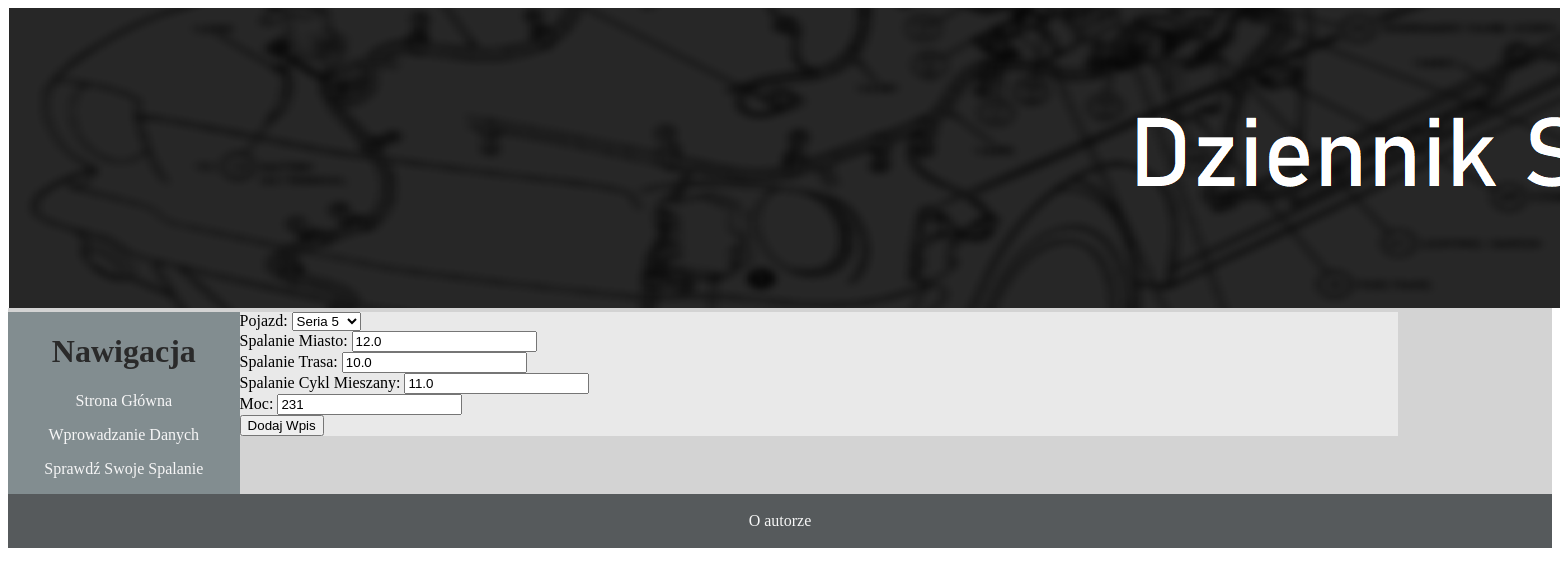
The app's page /uaktualnij/5 with its own data.
### tables this page shows
CREATE TABLE wpis
(
id_wpis integer primary key,
id_model integer not null,
spalanie_miasto float not null,
spalanie_trasa float not null,
cykl_mieszany float not null,
moc text not null,
foreign key(id_model) references model(id_model)
);

### app.py (the view)
@app.route('/uaktualnij/<int:id>', methods=['POST', 'GET'])
def uaktualnij(id):
    cur = db.cursor()
    cur.execute("""select marka.nazwa_marka, model.nazwa_model, wpis.spalanie_miasto, wpis.spalanie_trasa, wpis.cykl_mieszany, wpis.moc, wpis.id_wpis
                    from marka, model, wpis
                    where
                    wpis.id_model = model.id_model and
                    model.id_model = marka.id_marka and
                    wpis.id_wpis = {};""".format(id))
    wpis = cur.fetchall()
    if request.method == 'POST':
        w = [request.form.get('lista_modele'),
             request.form['sp_miasto'],
             request.form['sp_trasa'],
             request.form['sp_mieszane'],
             request.form['moc']]
        cur = db.cursor()
        try:
            cur.execute("""update wpis set id_model = (select id_model from model where nazwa_model = '{}'), spalanie_miasto = {},
            spalanie_trasa = {}, cykl_mieszany={}, moc={} where id_wpis = {}""".format(w[0], w[1], w[2], w[3], w[4], id))
            db.commit()
        except:
            return redirect('/blad')
        return redirect('/wprowadzanie')
    else:
        cur = db.cursor()
        cur.execute("select (select nazwa_marka from marka where marka.id_marka = model.id_marka), nazwa_model from model order by 1 asc")
        modele = cur.fetchall()
        cur = db.cursor()
        cur.execute("select nazwa_marka from marka order by 1 asc")
        marki = cur.fetchall()
        return render_template('uaktualnij.html', modele=modele, marki=marki, wpisy=wpis)

### templates/uaktualnij.html (shortened to what this page needs)
{% extends 'base.html' %}
{% block body %}
<div class="form">
    <form name="formularz" action="/uaktualnij/{{ wpisy[0][6] }}" method="POST">
        <label for="lista_modele">Pojazd:</label>
    <select name="lista_modele" id="lista_modele">
    {% for marka in marki %}
        {% for model in modele %}
            {% if model[0] == marka[0] %}
                {% if model[1] == wpisy[0][1] %}
                    <option value="{{ model[1] }}" selected>{{ model[1] }}</option>
                {% else %}
                    <option value="{{ model[1] }}">{{ model[1] }}</option>
            {% endif %}
            {% endif %}
        {% endfor %}
    {% endfor %}
    </select>
        {% for wpis in wpisy %}
        <br>
        <label>Spalanie Miasto: </label>
        <input type="text" name="sp_miasto" id="sp_miasto" value="{{wpis[2]}}">
        <br>
        <label>Spalanie Trasa: </label>
        <input type="text" name="sp_trasa" id="sp_trasa" value="{{wpis[3]}}">
        <br>
        <label>Spalanie Cykl Mieszany: </label>
        <input type="text" name="sp_mieszane" id="sp_mieszane" value="{{wpis[4]}}">
        <br>
        <label>Moc: </label>
        <input type="text" name="moc" id="moc" value="{{wpis[5]}}">
        <br>
        <input type="submit" value="Dodaj Wpis">
        {% endfor %}
    </form>
</div>
{% endblock %}

### records on screen
wpis: sp_miasto "12.0", sp_trasa "10.0", sp_mieszane "11.0", moc "231"

### other values on screen
form field lista_modele "Seria 5"
